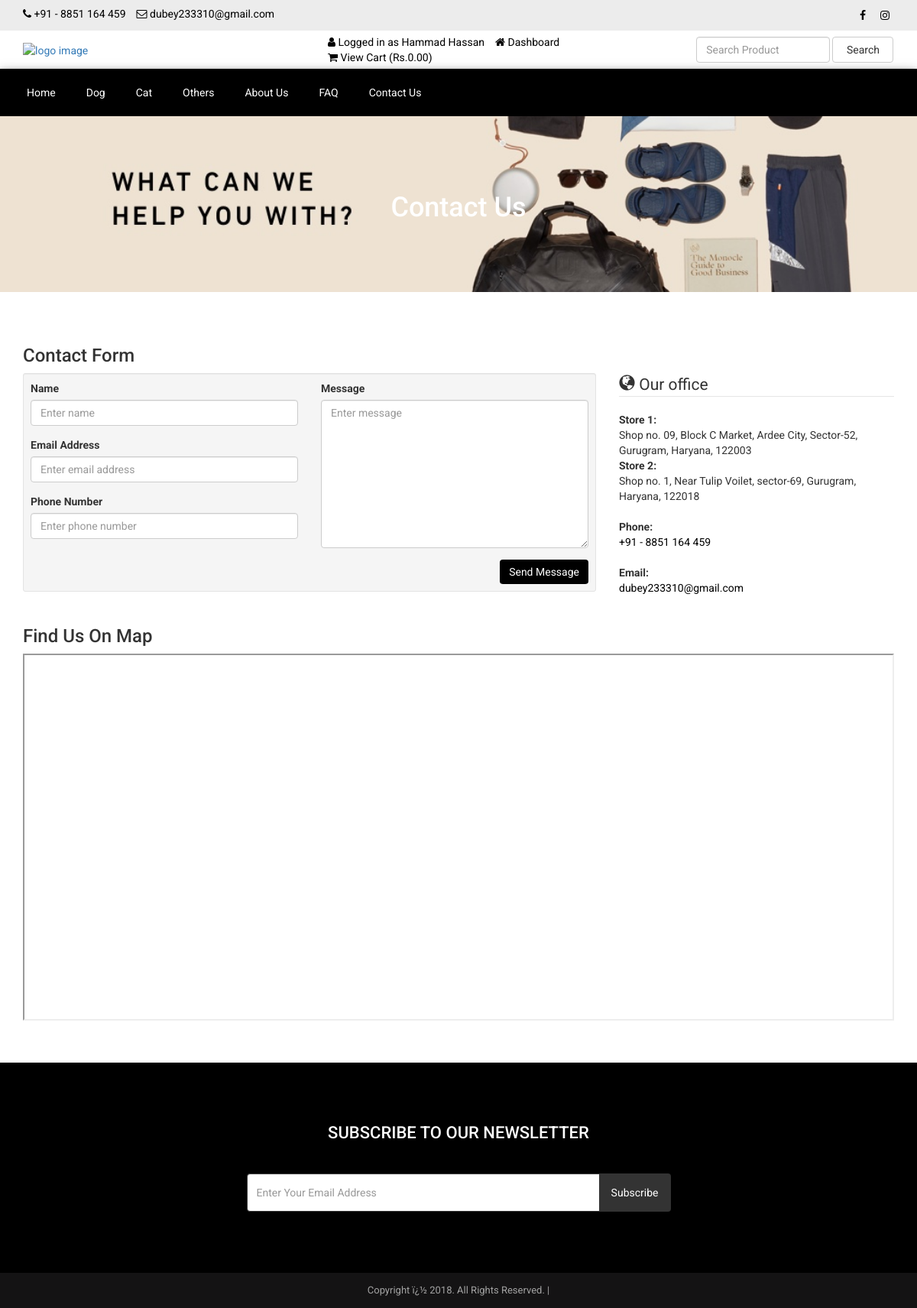
The app's page /contact.php (signed in) with its own data.
### tables this page shows
CREATE TABLE `tbl_settings` (
  `id` int(11) NOT NULL,
  `logo` varchar(255) NOT NULL,
  `favicon` varchar(255) NOT NULL,
  `footer_about` text NOT NULL,
  `footer_copyright` text NOT NULL,
  `contact_address` text NOT NULL,
  `contact_email` varchar(255) NOT NULL,
  `contact_phone` varchar(255) NOT NULL,
  `contact_fax` varchar(255) NOT NULL,
  `contact_map_iframe` text NOT NULL,
  `receive_email` varchar(255) NOT NULL,
  `receive_email_subject` varchar(255) NOT NULL,
  `receive_email_thank_you_message` text NOT NULL,
  `forget_password_message` text NOT NULL,
  `total_recent_post_footer` int(10) NOT NULL,
  `total_popular_post_footer` int(10) NOT NULL,
  `total_recent_post_sidebar` int(11) NOT NULL,
  `total_popular_post_sidebar` int(11) NOT NULL,
  `total_featured_product_home` int(11) NOT NULL,
  `total_latest_product_home` int(11) NOT NULL,
  `total_popular_product_home` int(11) NOT NULL,
  `meta_title_home` text NOT NULL,
  `meta_keyword_home` text NOT NULL,
  `meta_description_home` text NOT NULL,
  `banner_login` varchar(255) NOT NULL,
  `banner_registration` varchar(255) NOT NULL,
  `banner_forget_password` varchar(255) NOT NULL,
  `banner_reset_password` varchar(255) NOT NULL,
  `banner_search` varchar(255) NOT NULL,
  `banner_cart` varchar(255) NOT NULL,
  `banner_checkout` varchar(255) NOT NULL,
  `banner_product_category` varchar(255) NOT NULL,
  `banner_blog` varchar(255) NOT NULL,
  `cta_title` varchar(255) NOT NULL,
  `cta_content` text NOT NULL,
  `cta_read_more_text` varchar(255) NOT NULL,
  `cta_read_more_url` varchar(255) NOT NULL,
  `cta_photo` varchar(255) NOT NULL,
  `featured_product_title` varchar(255) NOT NULL,
  `featured_product_subtitle` varchar(255) NOT NULL,
  `latest_product_title` varchar(255) NOT NULL,
  `latest_product_subtitle` varchar(255) NOT NULL,
  `popular_product_title` varchar(255) NOT NULL,
  `popular_product_subtitle` varchar(255) NOT NULL,
  `testimonial_title` varchar(255) NOT NULL,
  `testimonial_subtitle` varchar(255) NOT NULL,
  `testimonial_photo` varchar(255) NOT NULL,
  `blog_title` varchar(255) NOT NULL,
  `blog_subtitle` varchar(255) NOT NULL,
  `newsletter_text` text NOT NULL,
  `paypal_email` varchar(255) NOT NULL,
  `stripe_public_key` varchar(255) NOT NULL,
  `stripe_secret_key` varchar(255) NOT NULL,
  `bank_detail` text NOT NULL,
  `before_head` text NOT NULL,
  `after_body` text NOT NULL,
  `before_body` text NOT NULL,
  `home_service_on_off` int(11) NOT NULL,
  `home_welcome_on_off` int(11) NOT NULL,
  `home_featured_product_on_off` int(11) NOT NULL,
  `home_latest_product_on_off` int(11) NOT NULL,
  `home_popular_product_on_off` int(11) NOT NULL,
  `home_testimonial_on_off` int(11) NOT NULL,
  `home_blog_on_off` int(11) NOT NULL,
  `newsletter_on_off` int(11) NOT NULL,
  `ads_above_welcome_on_off` int(1) NOT NULL,
  `ads_above_featured_product_on_off` int(1) NOT NULL,
  `ads_above_latest_product_on_off` int(1) NOT NULL,
  `ads_above_popular_product_on_off` int(1) NOT NULL,
  `ads_above_testimonial_on_off` int(1) NOT NULL,
  `ads_category_sidebar_on_off` int(1) NOT NULL
);

CREATE TABLE `tbl_social` (
  `social_id` int(11) NOT NULL,
  `social_name` varchar(30) NOT NULL,
  `social_url` varchar(255) NOT NULL,
  `social_icon` varchar(30) NOT NULL
);

CREATE TABLE `tbl_top_category` (
  `tcat_id` int(11) NOT NULL,
  `tcat_name` varchar(255) NOT NULL,
  `show_on_menu` int(1) NOT NULL
);

CREATE TABLE `tbl_page` (
  `id` int(11) NOT NULL,
  `about_title` varchar(255) NOT NULL,
  `about_content` text NOT NULL,
  `about_banner` varchar(255) NOT NULL,
  `about_meta_title` varchar(255) NOT NULL,
  `about_meta_keyword` text NOT NULL,
  `about_meta_description` text NOT NULL,
  `faq_title` varchar(255) NOT NULL,
  `faq_banner` varchar(255) NOT NULL,
  `faq_meta_title` varchar(255) NOT NULL,
  `faq_meta_keyword` text NOT NULL,
  `faq_meta_description` text NOT NULL,
  `blog_title` varchar(255) NOT NULL,
  `blog_banner` varchar(255) NOT NULL,
  `blog_meta_title` varchar(255) NOT NULL,
  `blog_meta_keyword` text NOT NULL,
  `blog_meta_description` text NOT NULL,
  `contact_title` varchar(255) NOT NULL,
  `contact_banner` varchar(255) NOT NULL,
  `contact_meta_title` varchar(255) NOT NULL,
  `contact_meta_keyword` text NOT NULL,
  `contact_meta_description` text NOT NULL,
  `pgallery_title` varchar(255) NOT NULL,
  `pgallery_banner` varchar(255) NOT NULL,
  `pgallery_meta_title` varchar(255) NOT NULL,
  `pgallery_meta_keyword` text NOT NULL,
  `pgallery_meta_description` text NOT NULL,
  `vgallery_title` varchar(255) NOT NULL,
  `vgallery_banner` varchar(255) NOT NULL,
  `vgallery_meta_title` varchar(255) NOT NULL,
  `vgallery_meta_keyword` text NOT NULL,
  `vgallery_meta_description` text NOT NULL
);

### contact.php (the view, shortened to what this page needs)
<?php require_once('header.php'); ?>
<?php
$statement = $pdo->prepare("SELECT * FROM tbl_page WHERE id=1");
$statement->execute();
$result = $statement->fetchAll(PDO::FETCH_ASSOC);
foreach ($result as $row) {
    $contact_title = $row['contact_title'];
    $contact_banner = $row['contact_banner'];
}
$statement = $pdo->prepare("SELECT * FROM tbl_settings WHERE id=1");
$statement->execute();
$result = $statement->fetchAll(PDO::FETCH_ASSOC);
foreach ($result as $row) {
    $contact_map_iframe = $row['contact_map_iframe'];
    $contact_email = $row['contact_email'];
    $contact_phone = $row['contact_phone'];
    $contact_address = $row['contact_address'];
}
?>
<div class="page-banner" style="background-image: url(assets/uploads/<?php echo $contact_banner; ?>);">
    <div class="inner">
        <h1><?php echo $contact_title; ?></h1>
    </div>
</div>
<div class="page">
    <div class="container">
        <div class="row">
            <div class="col-md-12">
                <h3>Contact Form</h3>
                <div class="row cform">
                    <div class="col-md-8">
                        <div class="well well-sm">
                            <form action="" method="post">
                            <div class="row">
                                <div class="col-md-6">
                                    <div class="form-group">
                                        <label for="name">Name</label>
                                        <input type="text" class="form-control" name="visitor_name" placeholder="Enter name">
                                    </div>
                                    <div class="form-group">
                                        <label for="email">Email Address</label>
                                        <input type="email" class="form-control" name="visitor_email" placeholder="Enter email address">
                                    </div>
                                    <div class="form-group">
                                        <label for="email">Phone Number</label>
                                        <input type="text" class="form-control" name="visitor_phone" placeholder="Enter phone number">
                                    </div>
                                </div>
                                <div class="col-md-6">
                                    <div class="form-group">
                                        <label for="name">Message</label>
                                        <textarea name="visitor_message" class="form-control" rows="9" cols="25" placeholder="Enter message"></textarea>
                                    </div>
                                </div>
                                <div class="col-md-12">
                                    <input type="submit" value="Send Message" class="btn btn-primary pull-right" name="form_contact">
                                </div>
                            </div>
                            </form>
                        </div>
                    </div>
                    <div class="col-md-4">
                        <legend><span class="glyphicon glyphicon-globe"></span> Our office</legend>
                        <address>
                            <?php echo nl2br($contact_address); ?>
                        </address>
                        <address>
                            <strong>Phone:</strong><br>
                            <span><?php echo $contact_phone; ?></span>
                        </address>
                        <address>
                            <strong>Email:</strong><br>
                            <a href="mailto:<?php echo $contact_email; ?>"><span><?php echo $contact_email; ?></span></a>
                        </address>
                    </div>
                </div>
                <h3>Find Us On Map</h3>
                <?php echo $contact_map_iframe; ?>
            </div>
        </div>
    </div>
</div>
<?php require_once('footer.php'); ?>

### header.php (shortened to what this page needs)
<?php
include("admin/inc/config.php");
$statement = $pdo->prepare("SELECT * FROM tbl_settings WHERE id=1");
$statement->execute();
$result = $statement->fetchAll(PDO::FETCH_ASSOC);
foreach ($result as $row)
{
	$contact_email = $row['contact_email'];
	$contact_phone = $row['contact_phone'];
}
?>
<!DOCTYPE html>
<html lang="en">
<head>
	<link rel="stylesheet" href="assets/css/bootstrap.min.css">
	<link rel="stylesheet" href="assets/css/font-awesome.min.css">
	<link rel="stylesheet" href="assets/css/owl.carousel.min.css">
	<link rel="stylesheet" href="assets/css/owl.theme.default.min.css">
	<link rel="stylesheet" href="assets/css/jquery.bxslider.min.css">
    <link rel="stylesheet" href="assets/css/magnific-popup.css">
    <link rel="stylesheet" href="assets/css/rating.css">
	<link rel="stylesheet" href="assets/css/spacing.css">
	<link rel="stylesheet" href="assets/css/bootstrap-touch-slider.css">
	<link rel="stylesheet" href="assets/css/animate.min.css">
	<link rel="stylesheet" href="assets/css/tree-menu.css">
	<link rel="stylesheet" href="assets/css/select2.min.css">
	<link rel="stylesheet" href="assets/css/main.css">
	<link rel="stylesheet" href="assets/css/responsive.css">
	<?php
	$statement = $pdo->prepare("SELECT * FROM tbl_page WHERE id=1");
	$statement->execute();
	$result = $statement->fetchAll(PDO::FETCH_ASSOC);
		?>
</head>
<body>
<div class="top">
	<div class="container">
		<div class="row">
			<div class="col-md-6 col-sm-6 col-xs-12">
				<div class="left">
					<ul>
						<li><i class="fa fa-phone"></i> <?php echo $contact_phone; ?></li>
						<li><i class="fa fa-envelope-o"></i> <?php echo $contact_email; ?></li>
					</ul>
				</div>
			</div>
			<div class="col-md-6 col-sm-6 col-xs-12">
				<div class="right">
					<ul>
						<?php
						$statement = $pdo->prepare("SELECT * FROM tbl_social");
						$statement->execute();
						$result = $statement->fetchAll(PDO::FETCH_ASSOC);
						foreach ($result as $row) {
							?>
							<?php if($row['social_url'] != ''): ?>
							<li><a href="<?php echo $row['social_url']; ?>"><i class="<?php echo $row['social_icon']; ?>"></i></a></li>
							<?php endif; ?>
							<?php
						}
						?>
					</ul>
				</div>
			</div>
		</div>
	</div>
</div>
<div class="header" >
	<div class="container">
		<div class="row inner">
			<div class="col-md-4 logo">
				<a href="index.php"><img src="assets/uploads/<?php echo $loogo; ?>" alt="logo image"></a>
			</div>
			<div class="col-md-5 right">
				<ul>
					<?php
					if(isset($_SESSION['customer'])) {
						?>
						<li><i class="fa fa-user"></i> <?php echo LANG_VALUE_13; ?> <?php echo $_SESSION['customer']['cust_name']; ?></li>
						<li><a href="dashboard.php"><i class="fa fa-home"></i> <?php echo LANG_VALUE_89; ?></a></li>
						<?php
					} else {
						?>
						<li><a href="login.php"><i class="fa fa-sign-in"></i> <?php echo LANG_VALUE_9; ?></a></li>
						<li><a href="registration.php"><i class="fa fa-user-plus"></i> <?php echo LANG_VALUE_15; ?></a></li>
						<?php
					}
					?>
					<li><a href="cart.php"><i class="fa fa-shopping-cart"></i> <?php echo LANG_VALUE_19; ?> (<?php echo "Rs."; ?><?php
					if(isset($_SESSION['cart_p_id'])) {
						$table_total_price = 0;
						$i=0;
	                    foreach($_SESSION['cart_p_qty'] as $key => $value)
	                    {
	                        $i++;
	                        $arr_cart_p_qty[$i] = $value;
	                    }                    $i=0;
	                    foreach($_SESSION['cart_p_current_price'] as $key => $value)
	                    {
	                        $i++;
	                        $arr_cart_p_current_price[$i] = $value;
	                    }
	                    for($i=1;$i<=count($arr_cart_p_qty);$i++) {
	                    	$row_total_price = $arr_cart_p_current_price[$i]*$arr_cart_p_qty[$i];
	                        $table_total_price = $table_total_price + $row_total_price;
	                    }
						echo $table_total_price;
					} else {
						echo '0.00';
					}
					?>)</a></li>
				</ul>
			</div>
			<div class="col-md-3 search-area">
				<form class="navbar-form navbar-left" role="search" action="search-result.php" method="get">
					<div class="form-group">
						<input type="text" class="form-control search-top" placeholder="<?php echo LANG_VALUE_2; ?>" name="search_text">
					</div>
					<button type="submit" class="btn btn-default"><?php echo LANG_VALUE_3; ?></button>
				</form>
			</div>
		</div>
	</div>
</div>
<div class="nav" style="box-shadow: 0 10px 20px rgba(0,0,0,.6), 0 4px 8px rgba(0,0,0,.6);" >
	<div class="container">
		<div class="row" ">
			<div class="col-md-12 pl_0 pr_0">
				<div class="menu-container" >
					<div class="menu" >
						<ul>
							<li><a href="index.php">Home</a></li>
							<?php
							$statement = $pdo->prepare("SELECT * FROM tbl_top_category WHERE show_on_menu=1");
							$statement->execute();
							$result = $statement->fetchAll(PDO::FETCH_ASSOC);
							foreach ($result as $row) {
								?>
								<li ><a href="product-category.php?id=<?php echo $row['tcat_id']; ?>&type=top-category"><?php echo $row['tcat_name']; ?></a>
								</li>
								<?php
							}
							?>
							<?php
							$statement = $pdo->prepare("SELECT * FROM tbl_page WHERE id=1");
							$statement->execute();
							$result = $statement->fetchAll(PDO::FETCH_ASSOC);
							foreach ($result as $row) {
								$about_title = $row['about_title'];
								$faq_title = $row['faq_title'];
								$contact_title = $row['contact_title'];
							}
							?>
							<li><a href="about.php"><?php echo $about_title; ?></a></li>
							<li><a href="faq.php"><?php echo $faq_title; ?></a></li>
							<li><a href="contact.php"><?php echo $contact_title; ?></a></li>
						</ul>
					</div>
				</div>
			</div>
		</div>
	</div>
</div>

### footer.php (shortened to what this page needs)
<?php
$statement = $pdo->prepare("SELECT * FROM tbl_settings WHERE id=1");
$statement->execute();
$result = $statement->fetchAll(PDO::FETCH_ASSOC);
foreach ($result as $row)
{
	$footer_copyright = $row['footer_copyright'];
    $newsletter_on_off = $row['newsletter_on_off'];
}
?>
<?php if($newsletter_on_off == 1): ?>
<section class="home-newsletter">
	<div class="container">
		<div class="row">
			<div class="col-md-6 col-md-offset-3">
				<div class="single">
				<form action="" method="post">
					<h2><?php echo LANG_VALUE_93; ?></h2>
					<div class="input-group">
			        	<input type="email" class="form-control" placeholder="<?php echo LANG_VALUE_95; ?>" name="email_subscribe">
			         	<span class="input-group-btn">
			         	<button class="btn btn-theme" type="submit" name="form_subscribe"><?php echo LANG_VALUE_92; ?></button>
			         	</span>
			        </div>
				</div>
			</div>
		</div>
	</div>
</section>
<?php endif; ?>
<div class="footer-bottom">
	<div class="container">
		<div class="row">
			<div class="col-md-12 copyright">
				<?php echo $footer_copyright; ?>
			</div>
		</div>
	</div>
</div>
</body>
</html>

### records on screen
tbl_settings: contact_phone "+91 - 8851 164 459", contact_email "dubey233310@gmail.com", contact_address "Store 1: Shop no. 09, Block C Market, Ardee City, Sector-52, Gurugram, Haryana, 122003 Store 2: Shop no. 1, Near Tulip Voilet, sector-69, Gurugram, Haryana, 122018", footer_copyright "Copyright ï¿½ 2018. All Rights Reserved. |"
tbl_top_category: tcat_name "Dog"
tbl_top_category: tcat_name "Cat"
tbl_top_category: tcat_name "Others"
tbl_page: about_title "About Us", faq_title "FAQ", contact_title "Contact Us", contact_banner (picture)

### other values on screen
LANG_VALUE_13 "Logged in as"
$_SESSION['customer']['cust_name'] "Hammad Hassan"
LANG_VALUE_89 "Dashboard"
LANG_VALUE_19 "View Cart"
LANG_VALUE_3 "Search"
LANG_VALUE_93 "SUBSCRIBE TO OUR NEWSLETTER"
LANG_VALUE_92 "Subscribe"
